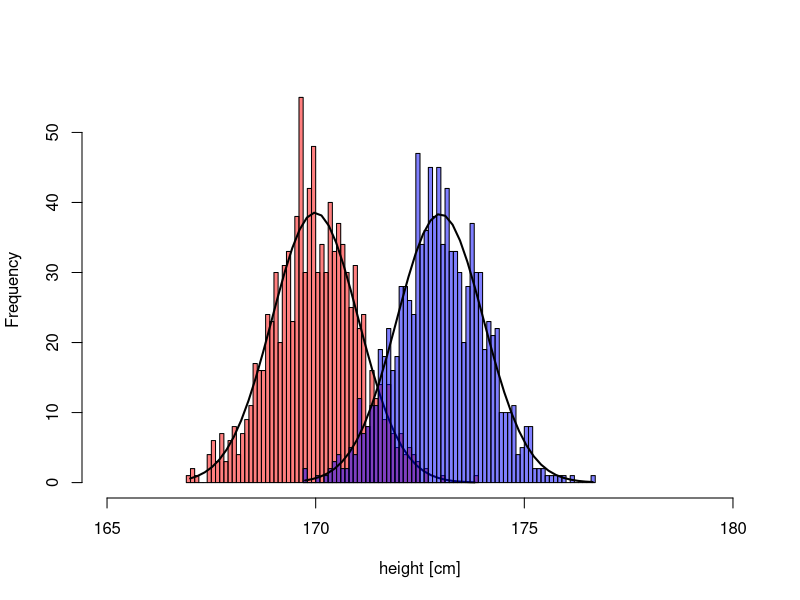
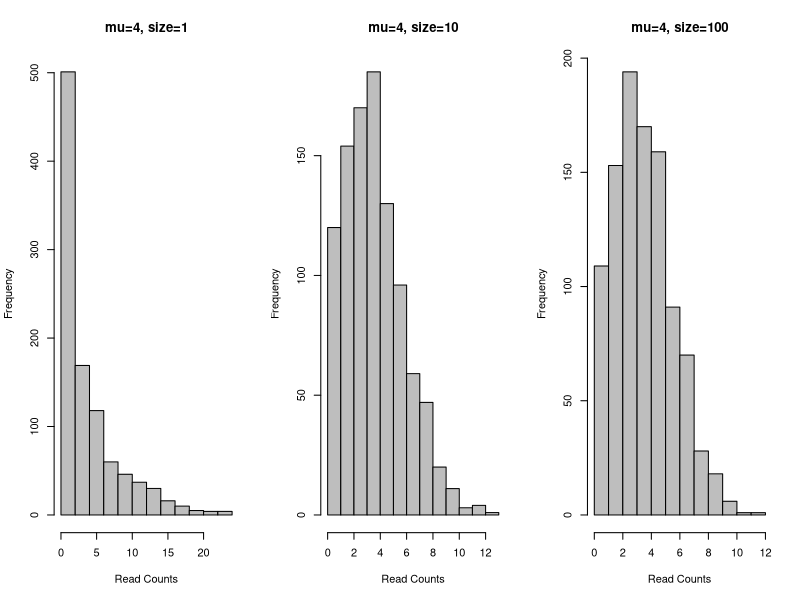
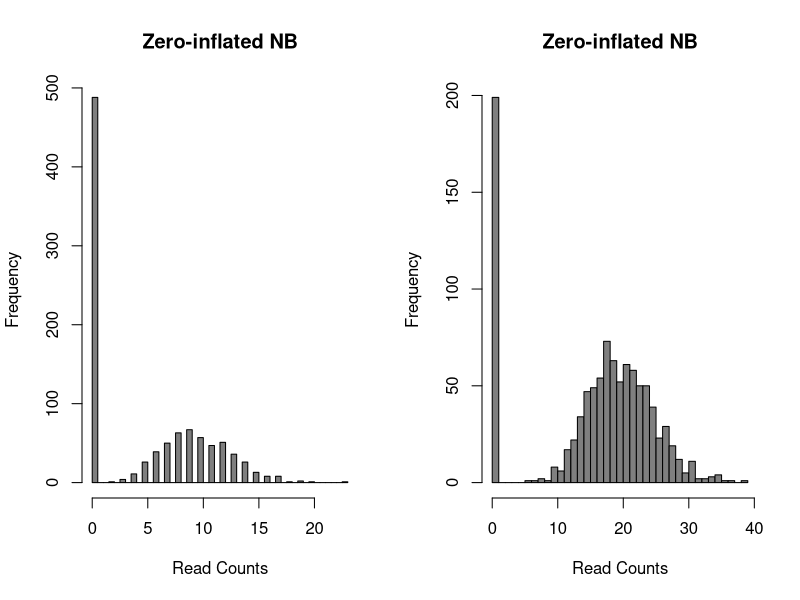
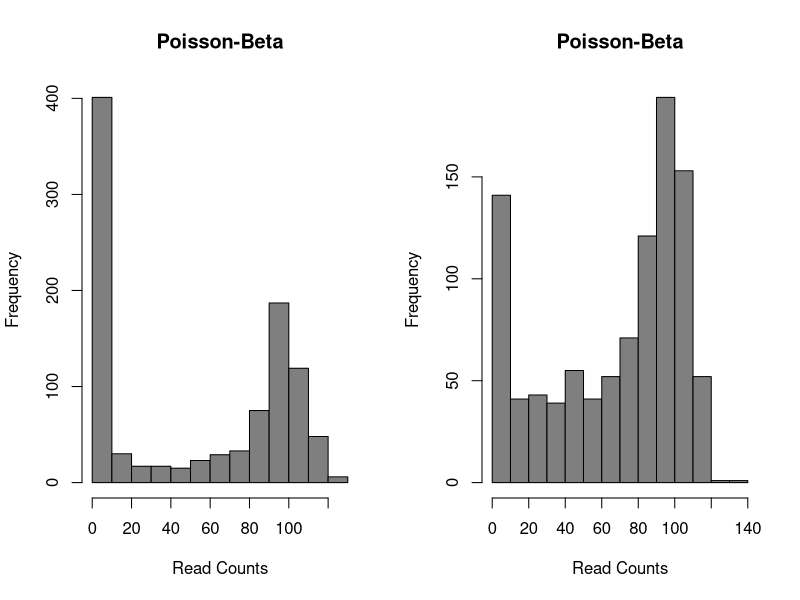

The R source for these figures, in order:
## ---- chunk 1
knitr::opts_chunk$set(echo = TRUE)
knitr::opts_chunk$set(fig.path="session-de-files/figures/")
## ---- chunk 2
set.seed(1)
x <- rnorm(1000, 170, 1)
h <-hist(x, col=rgb(1,0,0,0.5), xlab="height [cm]", n=50, main="", xlim=c(165, 180))
xfit <-seq(min(x),max(x),length=40) 
yfit <-dnorm(xfit,mean=mean(x),sd=sd(x)) 
yfit <- yfit*diff(h$mids[1:2])*length(x) 
lines(xfit, yfit, col="black", lwd=2)

x2 <- rnorm(1000, 173, 1)
h<-hist(x2, col=rgb(0,0,1,0.5), xlab="height", n=50, add=T, main="")
xfit2<-seq(min(x2),max(x2),length=40) 
yfit2<-dnorm(xfit2,mean=mean(x2),sd=sd(x2)) 
yfit2 <- yfit2*diff(h$mids[1:2])*length(x2) 
lines(xfit2, yfit2, col="black", lwd=2)
## ---- chunk 3

set.seed(1)
par(mfrow=c(1,3))
hist(rnbinom(1000, mu=4, size=1), col="grey", xlab="Read Counts", main="mu=4, size=1")
hist(rnbinom(1000, mu = 4, size = 10), col="grey", xlab="Read Counts", main="mu=4, size=10")
hist(rnbinom(1000, mu = 4, size = 100), col="grey", xlab="Read Counts", main="mu=4, size=100")

## ---- chunk 4

set.seed(1)
par(mfrow=c(1,2))

d = 0.5;
counts <- rnbinom(1000, mu=10, size=100);
counts[runif(1000) < d] = 0;
hist(counts, col="grey50", xlab="Read Counts", main="Zero-inflated NB", n=50);

d = 0.2;
counts <- rnbinom(1000, mu=20, size=100);
counts[runif(1000) < d] = 0;
hist(counts, col="grey50", xlab="Read Counts", main="Zero-inflated NB", n=50);

## ---- chunk 5

set.seed(1)
par(mfrow=c(1,2))

a <- 0.1
b <- 0.1
g <- 100
lambdas <- rbeta(1000, a, b)
counts <- sapply(g*lambdas, function(l) {rpois(1, lambda = l)})
hist(
    counts,
    col = "grey50",
    xlab = "Read Counts",
    main = "Poisson-Beta"
)


a <- 0.4
b <- 0.2
g <- 100
lambdas <- rbeta(1000, a, b)
counts <- sapply(g*lambdas, function(l) {rpois(1, lambda = l)})
hist(
    counts,
    col = "grey50",
    xlab = "Read Counts",
    main = "Poisson-Beta"
)

